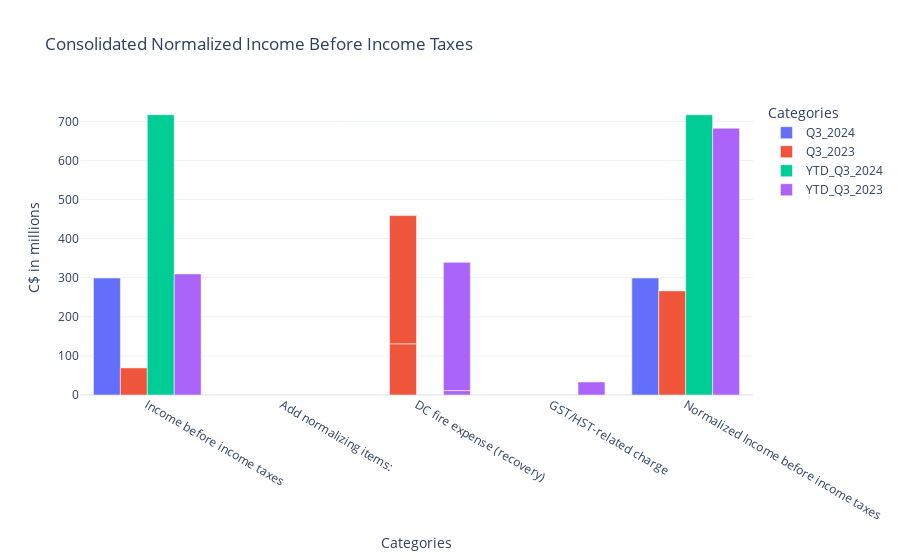

Source (notebook cell):
### Code cell
def barplots(table2, bins=5):
    # Melting the table to reshape it for Plotly
    melted_df = table2.melt(
        id_vars=["(C$ in millions)"],  # Keeping the categorical column
        value_vars=["Q3_2024", "Q3_2023", "YTD_Q3_2024", "YTD_Q3_2023"],  # Specifing numerical columns
        var_name="Category",  # New column for categories
        value_name="Value"    # New column for values
    )
    
    # Creating bins for the 'Value' column  in y-axis
    bin_labels = [f"Bin {i+1}" for i in range(bins)]
    melted_df['Bin'] = pd.cut(melted_df['Value'], bins=bins, labels=bin_labels)
    
    # Creating  bar plot with bin Y-axis values
    fig = px.bar(
        melted_df,
        x="(C$ in millions)",  # Categorical values
        y="Value",  # Numerical values
        color="Category",  # Different colors for each category
        barmode="group",  # Grouped bars
        title="Consolidated Normalized Income Before Income Taxes",
        labels={"Value": "Values (C$ in millions)", "(C$ in millions)": "Categories", "Value_Binned": "Value Bins"}
    )
    
    # Customize layout
    fig.update_layout(
        xaxis_title="Categories",
        yaxis_title="C$ in millions",
        legend_title="Categories",
        template="plotly_white",
    )
    
    fig.show()

barplots(table2)

### Figure 1 — Plotly figure (JSON) as saved in the notebook; plotly's stock layout.template omitted (floating-point values rounded to 4 significant figures)
{"data": [{"alignmentgroup": "True", "hovertemplate": "Category=Q3_2024<br>Categories=%{x}<br>Values (C$ in millions)=%{y}<extra></extra>", "legendgroup": "Q3_2024", "marker": {"color": "#636efa", "pattern": {"shape": ""}}, "name": "Q3_2024", "offsetgroup": "Q3_2024", "orientation": "v", "showlegend": true, "textposition": "auto", "type": "bar", "x": ["Income before income taxes", "Add normalizing items:", "DC fire expense (recovery)", "GST/HST-related charge", "DC fire expense (recovery)", "Normalized Income before income taxes"], "xaxis": "x", "y": [299.3, null, null, null, null, 299.3], "yaxis": "y"}, {"alignmentgroup": "True", "hovertemplate": "Category=Q3_2023<br>Categories=%{x}<br>Values (C$ in millions)=%{y}<extra></extra>", "legendgroup": "Q3_2023", "marker": {"color": "#EF553B", "pattern": {"shape": ""}}, "name": "Q3_2023", "offsetgroup": "Q3_2023", "orientation": "v", "showlegend": true, "textposition": "auto", "type": "bar", "x": ["Income before income taxes", "Add normalizing items:", "DC fire expense (recovery)", "GST/HST-related charge", "DC fire expense (recovery)", "Normalized Income before income taxes"], "xaxis": "x", "y": [69.3, null, 131, null, 328, 266.3], "yaxis": "y"}, {"alignmentgroup": "True", "hovertemplate": "Category=YTD_Q3_2024<br>Categories=%{x}<br>Values (C$ in millions)=%{y}<extra></extra>", "legendgroup": "YTD_Q3_2024", "marker": {"color": "#00cc96", "pattern": {"shape": ""}}, "name": "YTD_Q3_2024", "offsetgroup": "YTD_Q3_2024", "orientation": "v", "showlegend": true, "textposition": "auto", "type": "bar", "x": ["Income before income taxes", "Add normalizing items:", "DC fire expense (recovery)", "GST/HST-related charge", "DC fire expense (recovery)", "Normalized Income before income taxes"], "xaxis": "x", "y": [716.9, null, null, null, null, 716.9], "yaxis": "y"}, {"alignmentgroup": "True", "hovertemplate": "Category=YTD_Q3_2023<br>Categories=%{x}<br>Values (C$ in millions)=%{y}<extra></extra>", "legendgroup": "YTD_Q3_2023", "marker": {"color": "#ab63fa", "pattern": {"shape": ""}}, "name": "YTD_Q3_2023", "offsetgroup": "YTD_Q3_2023", "orientation": "v", "showlegend": true, "textposition": "auto", "type": "bar", "x": ["Income before income taxes", "Add normalizing items:", "DC fire expense (recovery)", "GST/HST-related charge", "DC fire expense (recovery)", "Normalized Income before income taxes"], "xaxis": "x", "y": [309.8, null, 11.3, 33.3, 328, 682.4], "yaxis": "y"}], "layout": {"barmode": "group", "legend": {"title": {"text": "Categories"}, "tracegroupgap": 0}, "title": {"text": "Consolidated Normalized Income Before Income Taxes"}, "xaxis": {"anchor": "y", "domain": [0, 1], "title": {"text": "Categories"}}, "yaxis": {"anchor": "x", "domain": [0, 1], "title": {"text": "C$ in millions"}}}}
